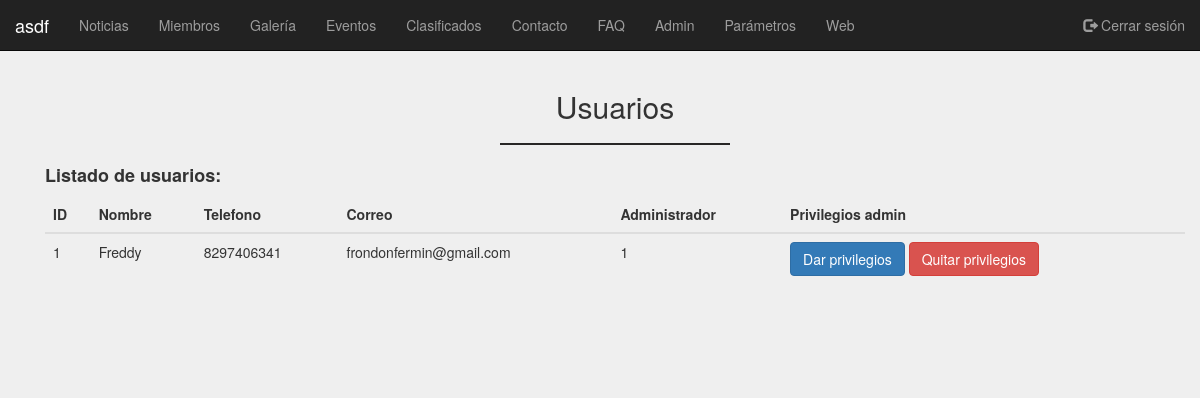
The page /index.php/admin/administradores on the database as committed earlier.
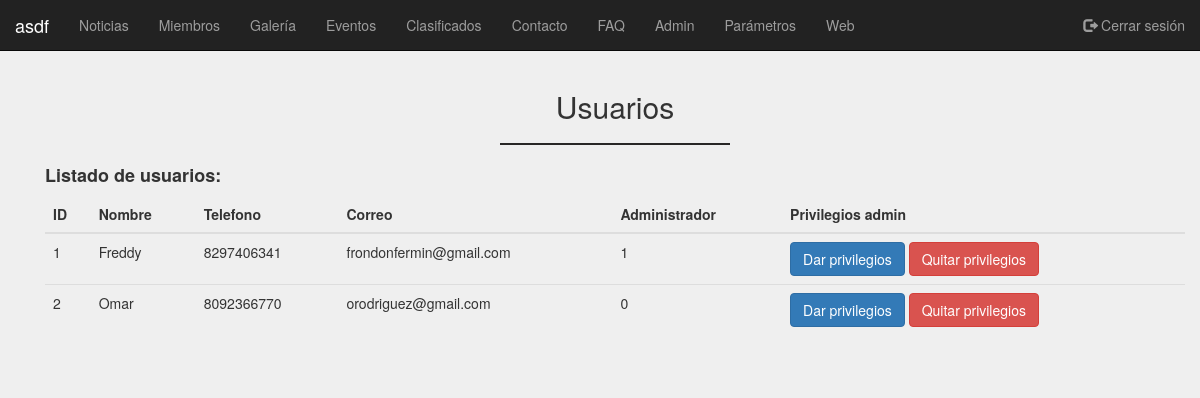
The same page on the database as committed later.
### tables this page shows
CREATE TABLE `usuarios` (
  `id_usuario` int(11) NOT NULL,
  `cedula` varchar(13) NOT NULL,
  `nombre` varchar(30) NOT NULL,
  `apellido` varchar(50) NOT NULL,
  `telefono` varchar(15) NOT NULL,
  `correo` varchar(120) NOT NULL,
  `direccion` varchar(120) NOT NULL,
  `latitud` varchar(120) NOT NULL,
  `longitud` varchar(120) NOT NULL,
  `admin` tinyint(1) NOT NULL DEFAULT '0',
  `password` varchar(255) NOT NULL
);

### application/controllers/admin.php (called while the page is built, shortened)
<?php
class Admin extends CI_Controller{
  public function __construct()
  {
    $this->load->model('admin_model');
  }
  public function administradores(){
    $this->load->view('admin/plantilla/encabezado_adm');
    $this->load->view('admin/admin_adm_view');
    $this->load->view('admin/plantilla/pie_adm');
  }
}

### index.php (called while the page is built, shortened)
<?php
require_once BASEPATH.'core/CodeIgniter.php';

### application/models/admin_model.php (called while the page is built, shortened)
<?php
class Admin_model extends CI_Model{
  public function mostrarUsuarios(){
    $this->db->select('id_usuario,nombre,telefono,correo,admin');
    $query = $this->db->get('usuarios')->result();
    return $query;
  }
}

### application/views/admin/admin_adm_view.php (the view, shortened to what this page needs)
<div class="container">
  <h2><center>Usuarios</center></h2><hr/>
  <h4><strong>Listado de usuarios:</strong></h4>
  <table class = "table table-responsive">
    <thead>
      <tr>
        <th>ID</th>
        <th>Nombre</th>
        <th>Telefono</th>
        <th>Correo</th>
        <th>Administrador</th>
        <th>Privilegios admin</th>
      </tr>
    </thead>
    <tbody>
      <?php
        $files = $this->admin_model->mostrarUsuarios();
        foreach($files as $file){
          echo "<tr>";
            foreach($file as $campo){
              echo "<td>{$campo}</td>";
            }
        ?>
        <td>
           <a href="<?php echo site_url('admin/administradores').'?id='.$file->id_usuario ?>" class='btn btn-primary'>Dar privilegios</a>
           <a href="<?php echo site_url('admin/administradores').'?del='.$file->id_usuario ?>" class='btn btn-danger'>Quitar privilegios</a>
        </td>
        </tr>
      <?php } ?>
    </tbody>
  </table>
</div>

Rows that differ between the two databases and show on the page:
added usuarios: campo "2", campo "Omar", campo "8092366770", campo "orodriguez@gmail.com", campo "0"
